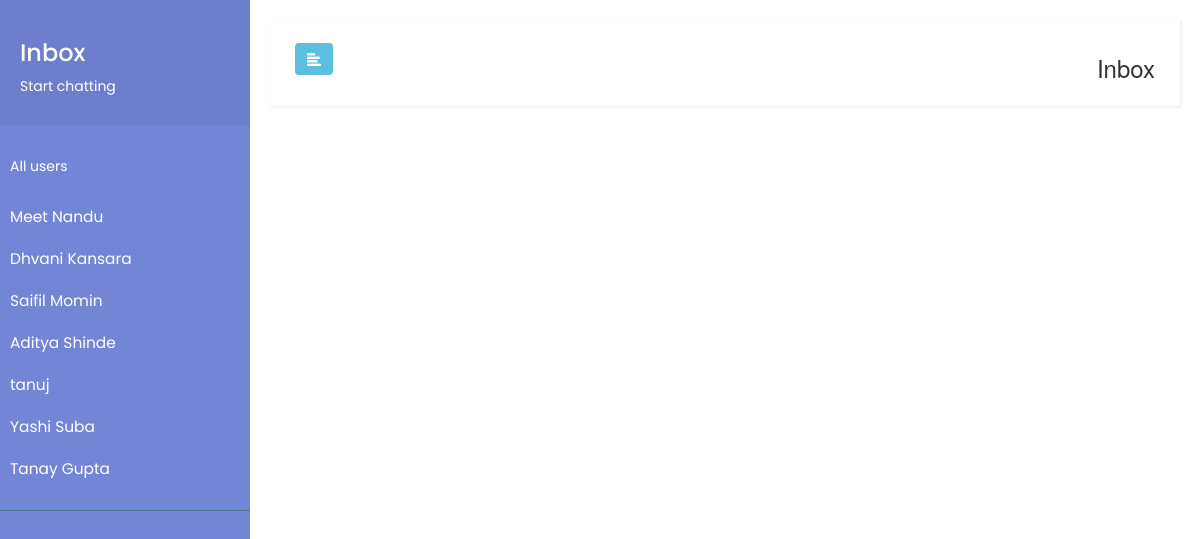
Screenshot of /power_inbox.php with the database file from the repository.
### tables this page shows
CREATE TABLE `user` (
  `user_id` int(11) NOT NULL COMMENT 'auto incremented user id',
  `email` varchar(60) NOT NULL,
  `password` varchar(60) NOT NULL,
  `type` tinyint(4) NOT NULL COMMENT 'individual=0, organization=1',
  `status` tinyint(4) NOT NULL COMMENT '0=pending,1=verified,2=blocked',
  `user_name` varchar(30) NOT NULL,
  `rewards` text NOT NULL
);

### public/power_inbox.php (the view, shortened to what this page needs)
<?php include '../includes/connect.php'; ?>
<?php
$user_id = 2;
$num_users = null;
$query = "SELECT * FROM user WHERE user_id <> {$user_id};";
$result = mysqli_query($conn,$query);
if (mysqli_num_rows($result) > 0) {
    $num_users = mysqli_num_rows($result);
} else {
    $num_users = 0;
}
?>
<!DOCTYPE html>
<html>
<head>
    <link rel="stylesheet" href="https://maxcdn.bootstrapcdn.com/bootstrap/3.3.7/css/bootstrap.min.css">
    <link rel="stylesheet" href="sidebar_style.css">
</head>
<body>
<div class="wrapper">
    <nav id="sidebar">
        <div class="sidebar-header">
            <h3>Inbox</h3>
            <p>Start chatting</p>
        </div>
        <ul class="list-unstyled components" style="max-height:500px;overflow:auto;">
            <p>All users</p>
                <?php
                if ($num_users == 0) {
                    echo "<li><a href=\"#\">O users found</a></li>";
                } else {
                    while ($user_row = mysqli_fetch_assoc($result)) {
                        ?>
                        <li><a href="sidebar.php?chatWith=<?php echo $user_row["user_id"]; ?>"><?php echo $user_row["user_name"]; ?></a></li>
                <?php
                    }
                }
                ?>
        </ul>
    </nav>
    <div id="content" style="width: 100%;">
        <nav class="navbar navbar-default">
            <div class="row container-fluid">
                <div class="col-sm-6 navbar-header mr-5" style="float:left;">
                    <button type="button" id="sidebarCollapse" class="btn btn-info navbar-btn">
                        <i class="glyphicon glyphicon-align-left"></i>
                    </button>
                </div>
                <div class="col-sm-6 text-right" id="bs-example-navbar-collapse-1" style="width: 200px;float:right;">
                    <h3>Inbox</h3>
                </div>
            </div>
        </nav>
        <div id="talkjs-container" style="width: calc(100% - 60px); margin: 30px; min-height: 150px"></div>
    </div>
</div>
</body>
</html>

### public/sidebar_style.css (style rules this page uses)
a, a:hover, a:focus { color: inherit; text-decoration: none; transition: all 0.3s; }
.navbar { padding: 15px 10px; background: #fff; border: none; border-radius: 0; margin-bottom: 40px; box-shadow: 1px 1px 3px rgba(0, 0, 0, 0.1); }
.navbar-btn { box-shadow: none; outline: none !important; border: none; }
.wrapper { display: flex; align-items: stretch; }
#sidebar { font-family: 'Poppins', sans-serif; min-width: 250px; max-width: 250px; background: #7386D5; color: #fff; transition: all 0.3s; }
#sidebar .sidebar-header { padding: 20px; background: #6d7fcc; }
#sidebar ul.components { padding: 20px 0; border-bottom: 1px solid #47748b; }
#sidebar ul p { color: #fff; padding: 10px; }
#sidebar ul li a { padding: 10px; font-size: 1.1em; display: block; }
#content { padding: 20px; min-height: 100vh; transition: all 0.3s; }

### rows the page displays
user: user_name "Meet Nandu"
user: user_name "Dhvani Kansara"
user: user_name "Saifil Momin"
user: user_name "Aditya Shinde"
user: user_name "tanuj"
user: user_name "Yashi Suba"
user: user_name "Tanay Gupta"
